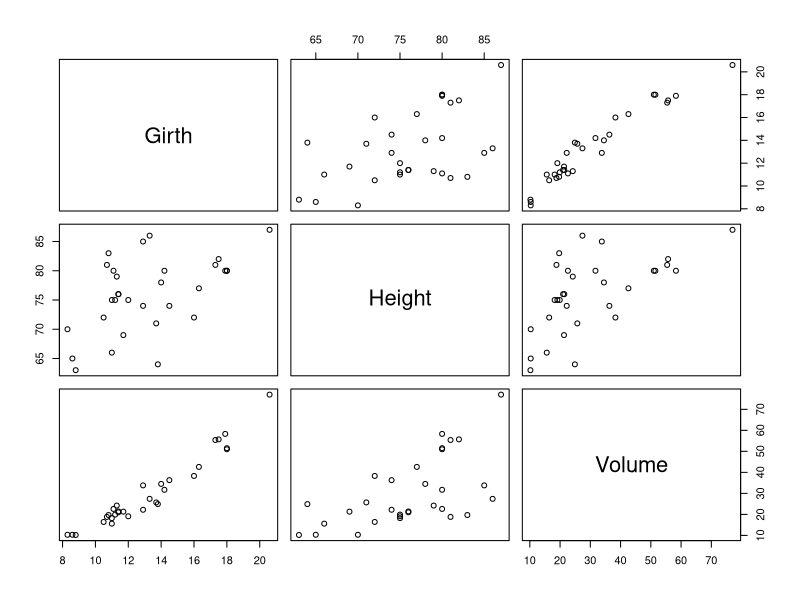
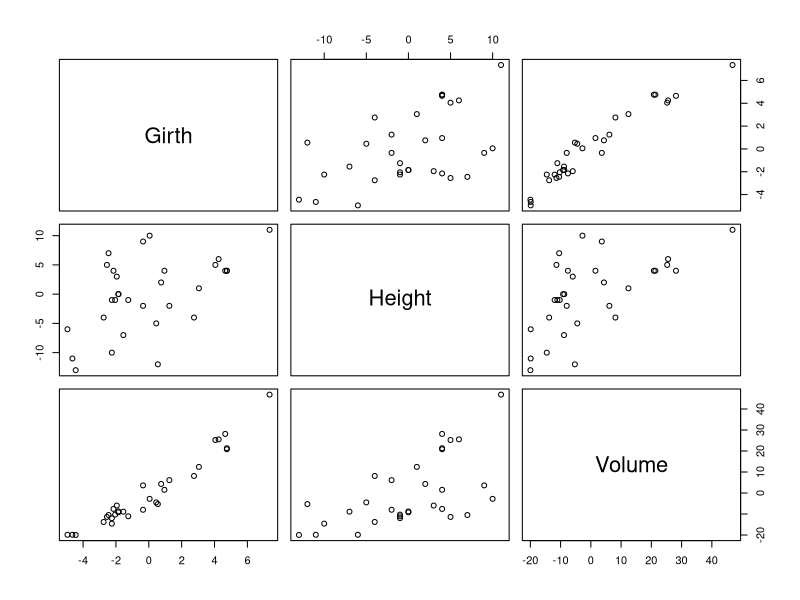

R code for these plots, in order:
# load data: trees
data("trees")

# column names
names(trees)


# convert the data frame to matrix: all columns are numeric
# hence can be converted without any hassle
X = as.matrix(trees)

par(mfrow = c(2, 1))
# pairs plot before scaling
pairs( X )

# scaling
X = scale(X,center=TRUE,scale=FALSE)

# pairs plot after scaling
# the numeric values of each column has been scaled with mean (subtracted)
# the correlation still remains the same
x11()
pairs(X)

# compute the covariace matrix (X-u)(X-u)^T   (n*1)(1*n) matrix = n*n(matrix)
n = nrow(trees)
cov = t(X) %*% X/n

# singular value decomposition
svd =  svd(cov) # take the singular value decomposition S = UDU^t


  






